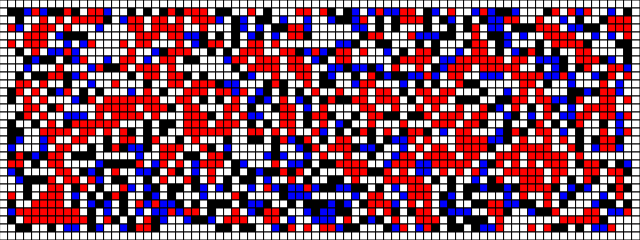
Frame 1 (no input)
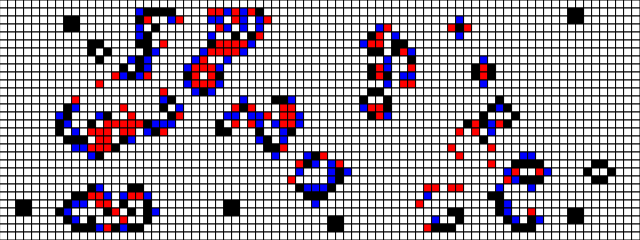
Frame 60 (no input)
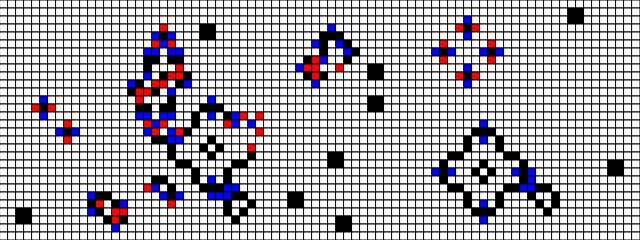
Frame 120 (the mouse pressed at the canvas centre since frame 60)

The p5.js sketch that drew these frames (run headless with seeded random() and noise() and a simulated clock; from frame 60 on, the mouse is pressed at the canvas centre):

// p5.js sketch
// ── sketch.js
// The Nature of Code
// Daniel Shiffman
// http://natureofcode.com

let w = 8;
let columns, rows;
let board;

function setup() {
  createCanvas(640, 240);
  columns = width / w;
  rows = height / w;
  board = create2DArray(columns, rows);
  for (let i = 1; i < columns - 1; i++) {
    for (let j = 1; j < rows - 1; j++) {
      board[i][j] = new Cell(floor(random(2)), i * w, j * w, w);
    }
  }
}

function draw() {
  for (let i = 0; i < columns; i++) {
    for (let j = 0; j < rows; j++) {
      board[i][j].previous = board[i][j].state;
    }
  }

  //{!2} Looping but skipping the edge cells
  for (let x = 1; x < columns - 1; x++) {
    for (let y = 1; y < rows - 1; y++) {
      let neighbors = 0;
      for (let i = -1; i <= 1; i++) {
        for (let j = -1; j <= 1; j++) {
          //{!1 .bold} Use the previous state when counting neighbors
          neighbors += board[x + i][y + j].previous;
        }
      }
      neighbors -= board[x][y].previous;

      //{!3} Set the cell's new state based on the neighbor count
      if (board[x][y].state == 1 && neighbors < 2) {
        board[x][y].state = 0;
      } else if (board[x][y].state == 1 && neighbors > 3) {
        board[x][y].state = 0;
      } else if (board[x][y].state == 0 && neighbors == 3) {
        board[x][y].state = 1;
      }
      // else do nothing!
    }
  }

  for (let i = 0; i < columns; i++) {
    for (let j = 0; j < rows; j++) {
      //{!1} evaluates to 255 when state is 0 and 0 when state is 1
      board[i][j].show();
    }
  }
}

function create2DArray(columns, rows) {
  let arr = new Array(columns);
  for (let i = 0; i < columns; i++) {
    arr[i] = new Array(rows);
    for (let j = 0; j < rows; j++) {
      arr[i][j] = new Cell(0, i * w, j * w, w);
    }
  }
  return arr;
}

// ── cell.js
// The Nature of
// Daniel Shiffman
// http://natureofcode.com

class Cell {
  constructor(state, x, y, w) {
    // What is the cell’s state?
    this.state = state;
    this.previous = this.state;

    // position and size
    this.x = x;
    this.y = y;
    this.w = w;
  }

  savePrevious() {
    this.previous = this.state;
  }

  newState(s) {
    this.state = s;
  }

  show() {
    stroke(0);
    //{!2} If the cell is born, color it blue!
    if (this.previous === 0 && this.state == 1) {
      fill(0, 0, 255);
    } else if (this.state == 1) {
      fill(0);
    //{!2} If the cell dies, color it red!
    } else if (this.previous == 1 && this.state === 0) {
      fill(255, 0, 0);
    } else {
      fill(255);
    }
    square(this.x, this.y, this.w);
  }
}
